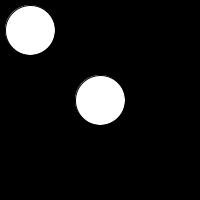
Frame 1 (no input)
Frame 60 (the mouse pressed at the canvas centre just before this capture): identical to frame 1, image omitted
Frame 120 (the mouse held since frame 60 and released just before this capture): identical to frame 1, image omitted

The Processing sketch that drew this single still picture (run headless with seeded random() and noise(); from frame 60 on, the mouse is pressed at the canvas centre):

// Processing sketch: tut02_00
// ── tut02_00.pde
Spot spot, spot2;  // declare

void setup()
{
  size(200, 200);    
  spot = new Spot();  // create
  spot2 = new Spot(30, 30); //create new object
}


void draw()
{
  background(0, 0, 0);
  spot.display();  // invoke a method
  spot2.display(); 
}

// ── Spot.pde
public class Spot
{
  private float x, y;
  private float diameter;

  public Spot() 
  {
    // initialise with default values
    this.x=100;
    this.y=100;
    this.diameter=50;
  }

  public Spot(float x, float y)  
  {
    // initialise with default values
    this.x=x;
    this.y=y;
    this.diameter=50;
  }

  public void display()
  {
    ellipse(x, y, diameter, diameter);
  }
}
